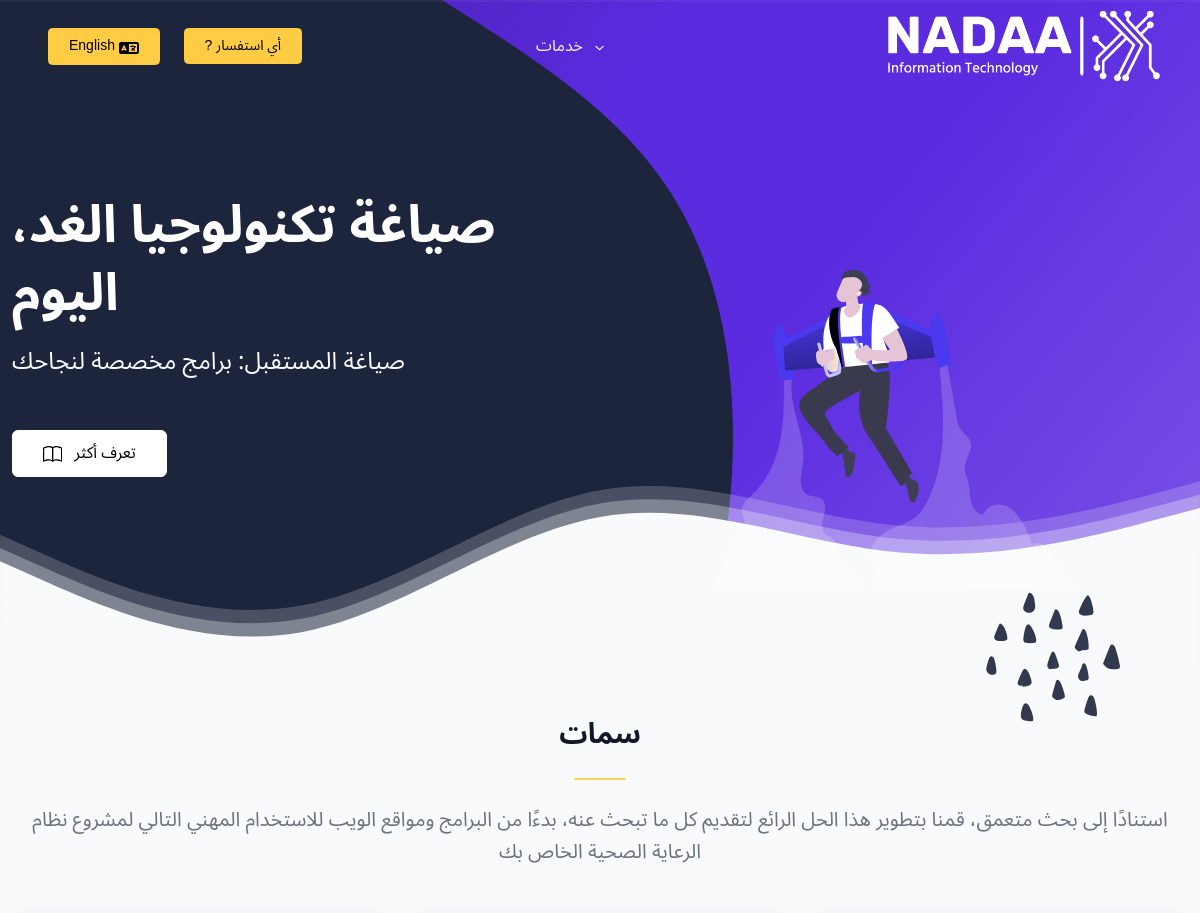
Page /ar (upper part) on the earlier database version.
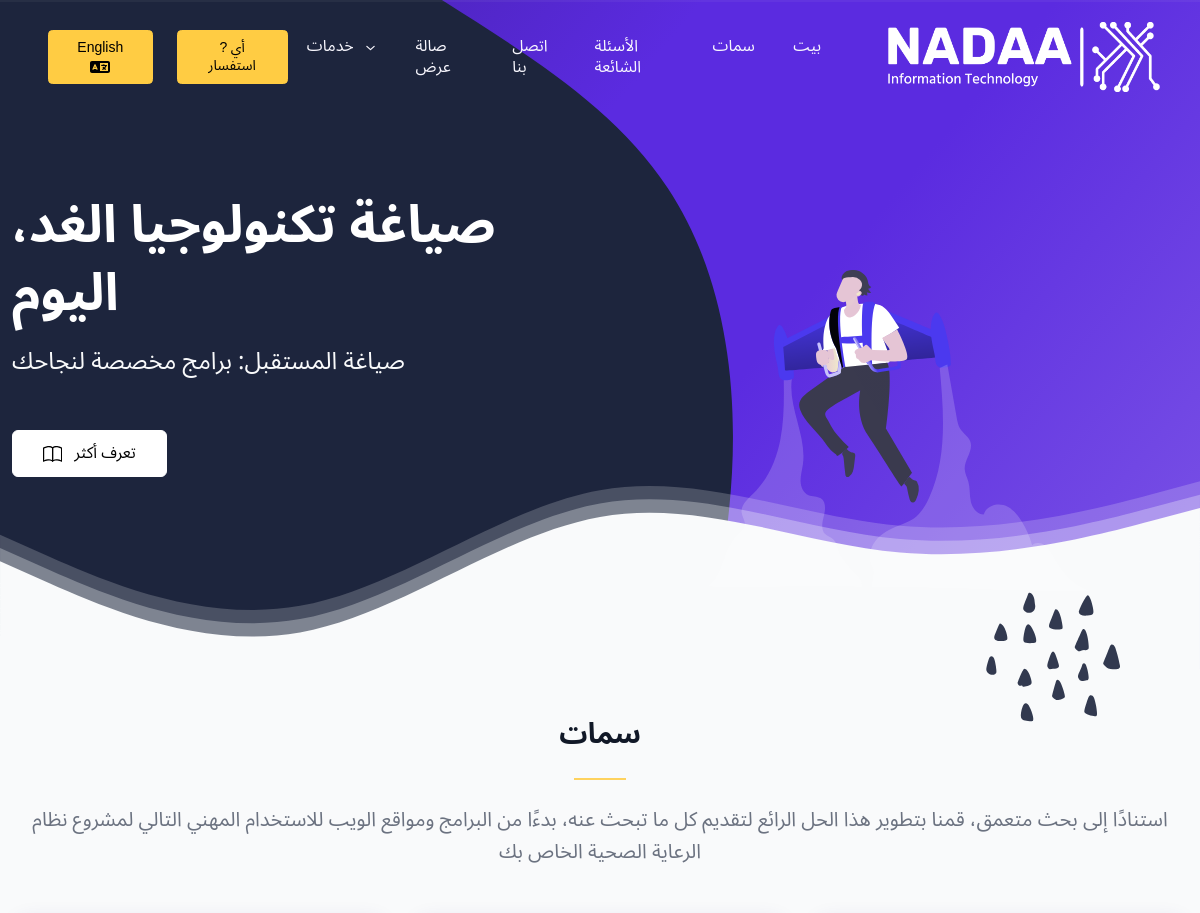
Same page on the later database version.
### content/models.py (models this page shows)
class Navigation(models.Model):
    navigation_name_english = models.CharField(max_length=50)
    navigation_name_english_link = models.CharField(max_length=750)
    navigation_name_arabic = models.CharField(max_length=50)
    navigation_name_arabic_link = models.CharField(max_length=750)

### content/views.py (the view)
# urls.py: path('ar',views.index,name="index"),
def index(request):
    content = Content.objects.all().last()
    banner = BannerContent.objects.all().last()
    faq = Faq.objects.all()
    aboutus = AboutUs.objects.all().last()
    socialmedia = SocialMedia.objects.all()
    services = Services.objects.all()
    navlist = Navigation.objects.all().order_by("-id")
    context={
        'services':services,
        'content':content,
        'banner':banner,
        'faq':faq,
        'aboutus':aboutus,
        'socialmedia':socialmedia,
        'navlist':navlist,
    }
    return render(request,"index.html",context)

### template/index.html (shortened to what the changed rows need)
<!DOCTYPE html>
<html lang="ar">
{% load static %}
<head>
    <link rel="stylesheet" href='{% static "src/plugins/lightgallery.js/dist/css/lightgallery.min.css" %}' />
    <link rel="stylesheet" href='{% static "src/css/theme.css" %}' />
</head>
<body id="top">
    <header>
        <nav class="
        main-nav
        navbar navbar-expand-lg
        hover-navbar
        dark-to-light
        fixed-top
        navbar-dark
        ">
            <div class="container-fluid px-4">
                <div class="collapse navbar-collapse" id="navbarTogglerDemo">
                    <ul class="navbar-nav m-auto mt-2 mt-lg-0">
                        {% for link in navlist %}
                        <li class="nav-item">
                          <a class="nav-link" href="{{link.navigation_name_arabic_link}}" role="button" aria-expanded="false" id="navbarDropdown1">
                            {{link.navigation_name_arabic}}
                          </a>
                        </li>
                        {% endfor %}
                    </ul>
                </div>
            </div>
        </nav>
    </header>
    <main id="content">
        <div id="hero" class="section bg-gradient-primary py-8 py-lg-9 overflow-hidden">
            <figure class="scribble scale-4 opacity-10 top-50 start-0 z-index-n1" data-aos="fade-up-right"
                data-aos-delay="300">
            </figure>
            <figure class="scribble scale-5 opacity-10 top-50 start-0 z-index-n1" data-aos="fade-up-right"
                data-aos-delay="200">
            </figure>
            <figure class="scribble scale-6 opacity-10 top-50 start-0 z-index-n1" data-aos="fade-up-right"
                data-aos-delay="100">
            </figure>
            <figure class="scribble scale-7 opacity-10 top-50 start-0 z-index-n1" data-aos="fade-up-right">
            </figure>
            <div class="container">
                <div class="row justify-content-center">
                    <div class="col-md-9 col-lg-6 align-self-center pe-lg-5" data-aos="flip-up">
                        <div class="text-center text-lg-start mt-4 mt-lg-0">
                            <div class="mb-5">
                                <h1 class="display-1 fw-bold text-white mb-3" style="font-size: 52px;">
                                    {{banner.banner_header_arabic}}
                                </h1>
                            </div>
                        </div>
                    </div>
                </div>
            </div>
        </div>
        <div id="features" class="section pt-5 pb-4 pb-md-5 bg-light">
            <div class="container">
                <header class="text-center mx-auto mb-5">
                    <h2 class="h3 fw-bold">سمات</h2>
                </header>
            </div>
        </div>
    </main>
</body>
</html>

Differences in the rows shown:
added Navigation: navigation_name_arabic "صالة عرض"
added Navigation: navigation_name_arabic "اتصل بنا"
added Navigation: navigation_name_arabic "الأسئلة الشائعة"
added Navigation: navigation_name_arabic "سمات"
added Navigation: navigation_name_arabic "بيت"
